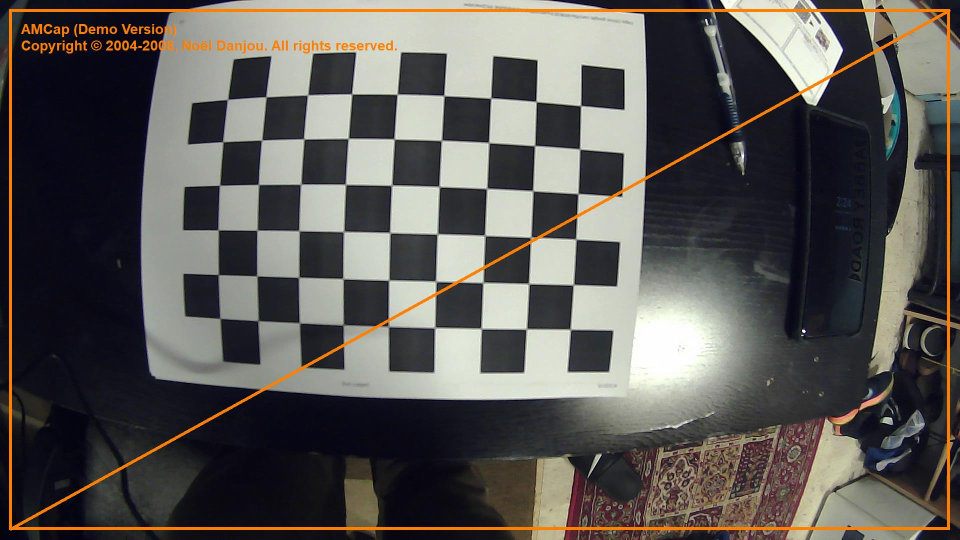
#> input picture fisheye_fix/20190403142459745.jpg, 1920 x 1080 px (shown at 1/2 size)
$ python undistort.py   (older library calls are emulated)
#> lines starting #> are read from the running program, lines starting #| are printed output that depends on the picture
import cv2
import numpy as np
import sys

# You should replace these 3 lines with the output in calibration step
DIM = (1920, 1080)
K = np.array([[1310.7672866100804, 0.0, 978.8739856522392], [-300.0, 1293.968763765934, 522.7650535309522],
    [-0.1, -0.1, 1.0]])
D = np.array(
    [[-0.3041451681795997], [0.44317577665404156], [-1.0544444640572284], [0.9697882377431465]])

def undistort(img_path):
#> called with img_path = '20190403142459745.jpg'
    img = cv2.imread(img_path)
#> img is the input picture: shape (1080, 1920, 3); mean B, G, R 84.4, 87.8, 90.8
    h,w = img.shape[:2]
#> h = 1080; w = 1920
    map1, map2 = cv2.fisheye.initUndistortRectifyMap(K, D, np.eye(3), K, DIM, cv2.CV_16SC2)
    undistorted_img = cv2.remap(img, map1, map2, interpolation=cv2.INTER_LINEAR, borderMode=cv2.BORDER_CONSTANT)
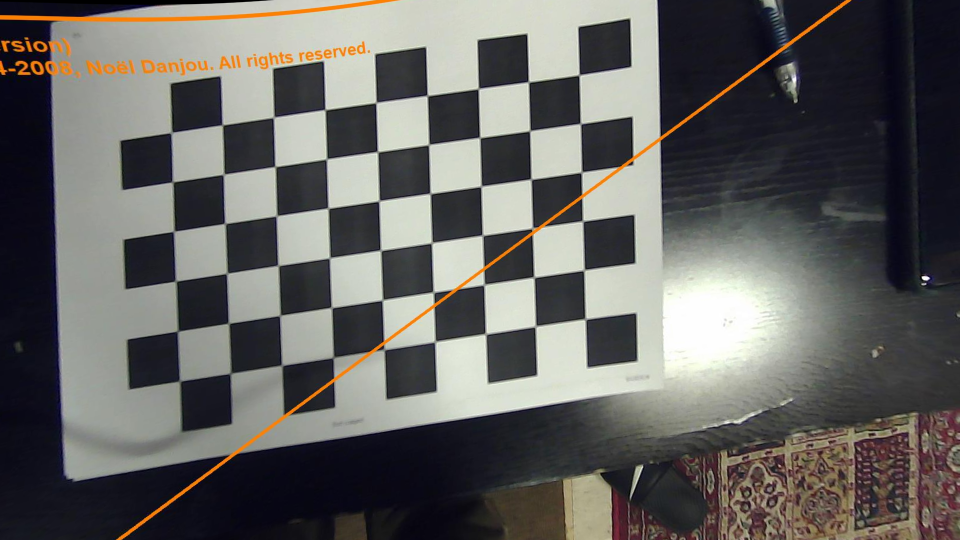
#> undistorted_img: shape (1080, 1920, 3) (shown at 1/2 size); mean B, G, R 96.6, 99, 100.2
    cv2.imshow("undistorted", undistorted_img)
    cv2.waitKey(0)
    cv2.destroyAllWindows()

if __name__ == '__main__':
    undistort('20190403142459745.jpg')

$ run again, with fisheye_fix/20190403142350000.jpg copied over fisheye_fix/20190403142459745.jpg
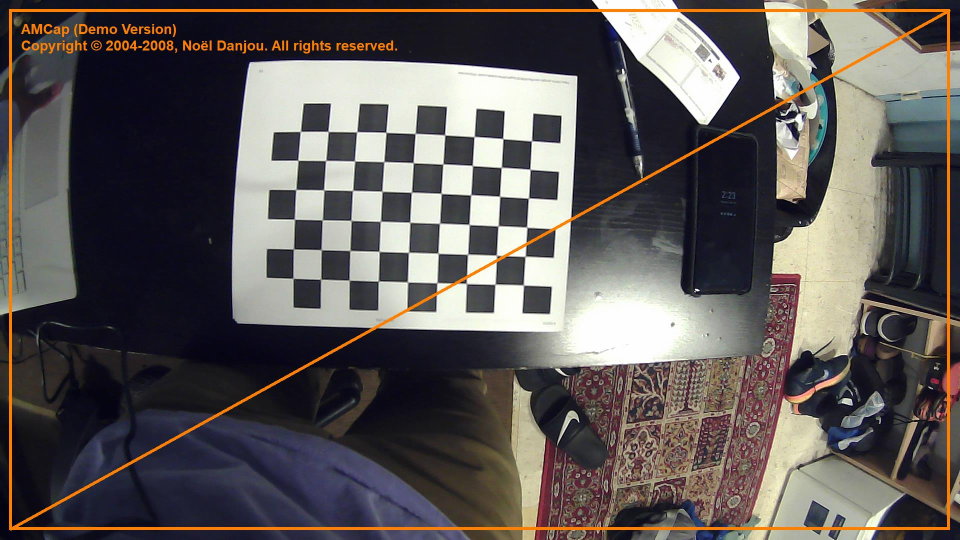
#> input picture fisheye_fix/20190403142350000.jpg, 1920 x 1080 px (shown at 1/2 size)
#> in undistort, img is the input picture: shape (1080, 1920, 3); mean B, G, R 87.3, 88.8, 94.1
#> in undistort, `undistorted_img = cv2.remap(img, map1, map2, interpolation=cv2.INTER_L..`:
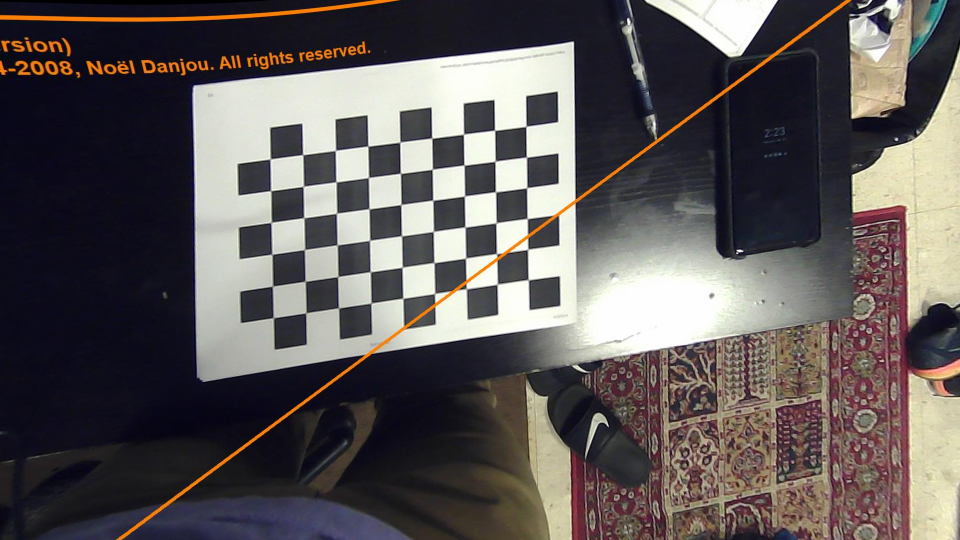
#> undistorted_img: shape (1080, 1920, 3) (shown at 1/2 size); mean B, G, R 88.4, 88.9, 94.5

$ run again, with fisheye_fix/20190403142357582.jpg copied over fisheye_fix/20190403142459745.jpg
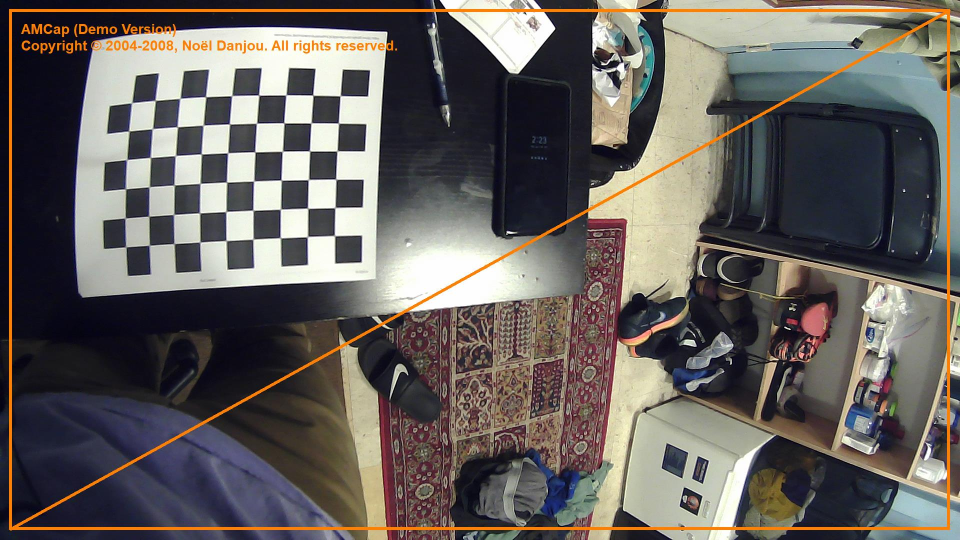
#> input picture fisheye_fix/20190403142357582.jpg, 1920 x 1080 px (shown at 1/2 size)
#> in undistort, img is the input picture: shape (1080, 1920, 3); mean B, G, R 94, 97.6, 102.7
#> in undistort, `undistorted_img = cv2.remap(img, map1, map2, interpolation=cv2.INTER_L..`:
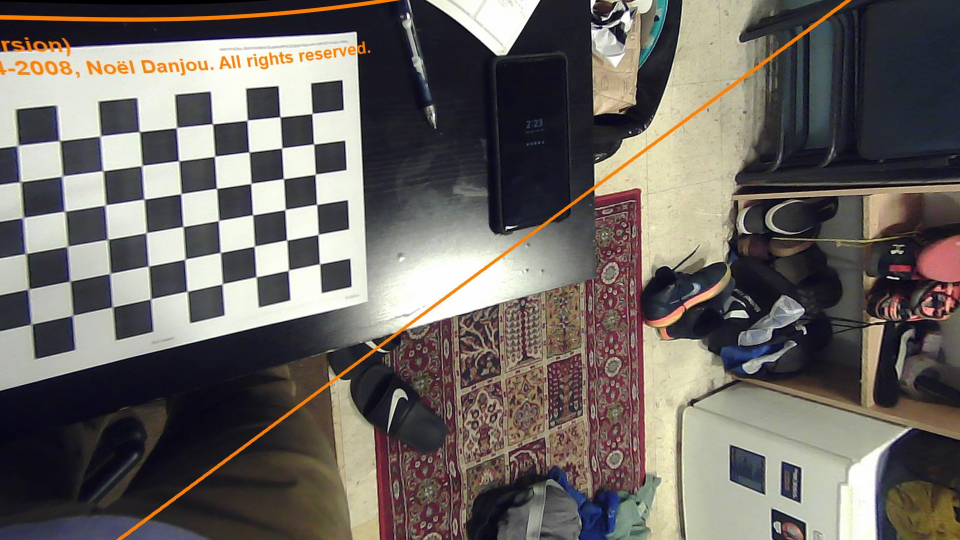
#> undistorted_img: shape (1080, 1920, 3) (shown at 1/2 size); mean B, G, R 97.8, 102.3, 107.6

$ run again, with fisheye_fix/20190403142404800.jpg copied over fisheye_fix/20190403142459745.jpg
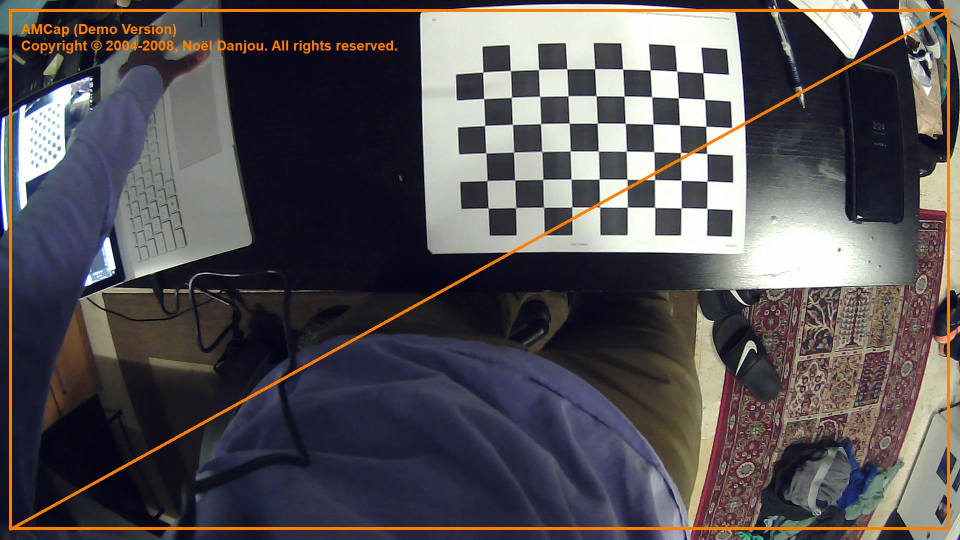
#> input picture fisheye_fix/20190403142404800.jpg, 1920 x 1080 px (shown at 1/2 size)
#> in undistort, img is the input picture: shape (1080, 1920, 3); mean B, G, R 84.1, 81, 85.4
#> in undistort, `undistorted_img = cv2.remap(img, map1, map2, interpolation=cv2.INTER_L..`:
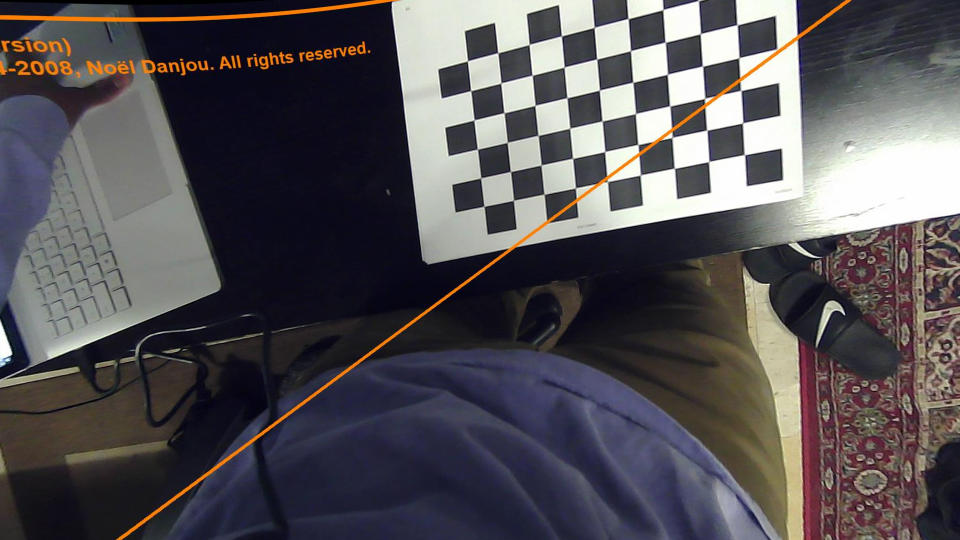
#> undistorted_img: shape (1080, 1920, 3) (shown at 1/2 size); mean B, G, R 85.5, 81.8, 85.3
